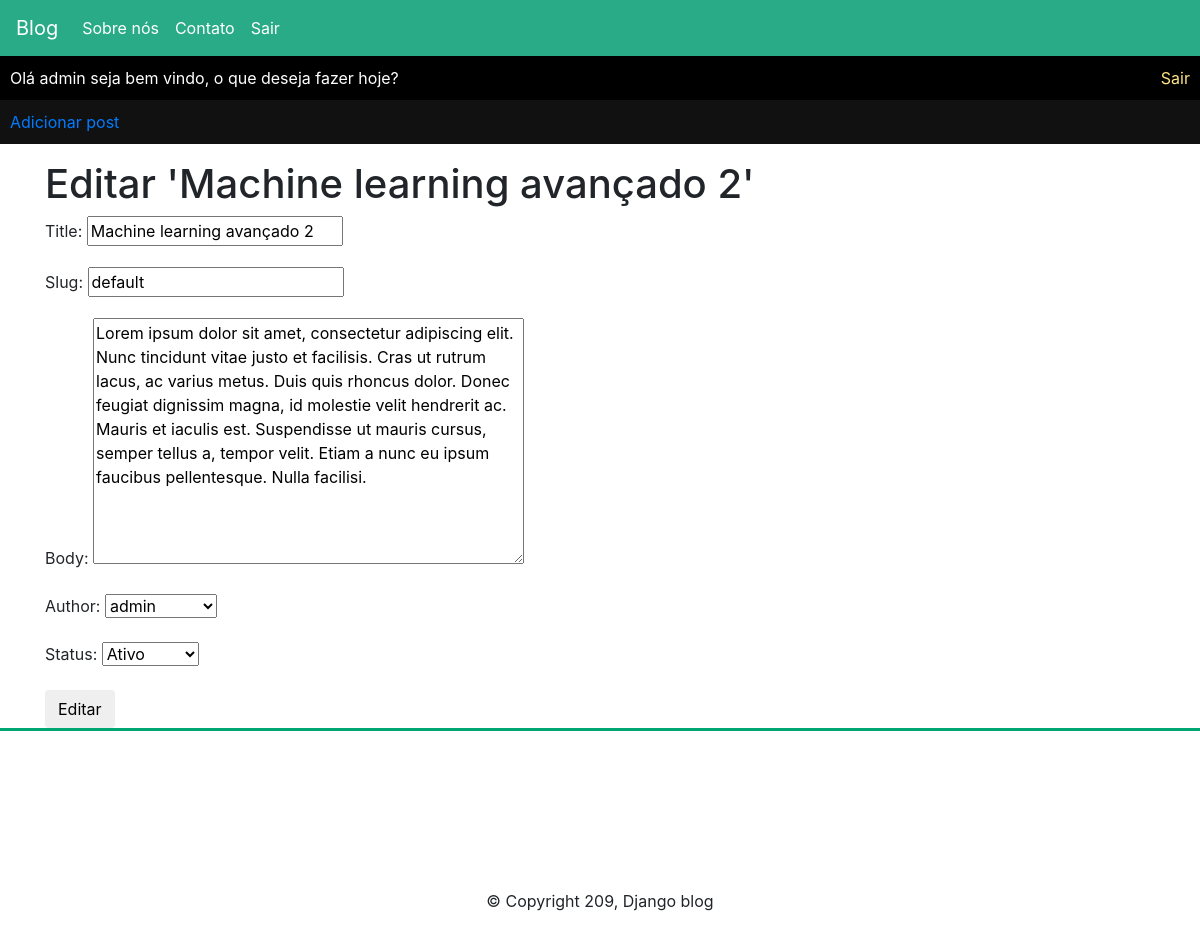
The app's page /editar/11/ (signed in) with its own data.
### blog/models.py (models this page shows, shortened)
class Post(models.Model):
	POST_STATUS = (
		('active', 'Ativo'),
		('draft', 'Rascunho')
	)
	title = models.CharField(max_length=200)
	slug = models.SlugField(max_length=200)
	body = models.TextField()
	author = models.ForeignKey(User, on_delete=models.CASCADE)
	created_at = models.DateField(auto_now_add=True)
	updated_at = models.DateField(auto_now=True)
	status = models.CharField(max_length=15, choices=POST_STATUS)

### blog/views.py (the view)
# urls.py: path('editar/<int:id>/', views.post_update, name='post_update'),
@login_required
def post_update(request, id):
	post = get_object_or_404(Post, pk=id)
	form = PostForm(instance=post)
	if(request.method == 'POST'):
		form = PostForm(request.POST, instance=post)
		if(form.is_valid()):
			post = form.save(commit=False)
			post.title = form.cleaned_data['title']
			post.description = form.cleaned_data['slug']
			post.body = form.cleaned_data['body']
			post.author = form.cleaned_data['author']
			post.status = form.cleaned_data['status']
			post.save()
			return redirect('blog:post_list')
		else:
			return render(request, 'blog/edit_post.html', {'form': form, 'post' : post})
	elif(request.method == 'GET'):
		return render(request, 'blog/edit_post.html', {'form': form, 'post' : post})

### blog/forms.py
class PostForm(ModelForm):
    class Meta:
        model = Post
        fields = ['title', 'slug', 'body', 'author', 'status']

### blog/templates/blog/edit_post.html (shortened to what this page needs)
{% extends 'blog/base.html' %}
{% block content %}
	<div class="container">
		<h1>Editar '{{post.title}}'</h1>
		<div>
            <form action="." method="POST">
                {{ form.as_p }}
                <input type="submit" class="btn btn-default" value="Editar">
            </form>
        </div>
	</div>
{% endblock %}

### blog/templates/blog/base.html (shortened to what this page needs)
{% load static %}
<!DOCTYPE html>
<html lang="en">
<head>
    <link rel="stylesheet" href="https://maxcdn.bootstrapcdn.com/bootstrap/4.0.0/css/bootstrap.min.css">
    <link rel="stylesheet" href="{% static 'css/styles.css' %}">
</head>
<body>
	<nav class="navbar navbar-expand-lg navbar-light">
	  <a class="navbar-brand" href="{% url 'blog:post_list' %}">Blog</a>
	  <div class="collapse navbar-collapse" id="navbarNav">
	    <ul class="navbar-nav">
	      <li class="nav-item">
	        <a class="nav-link" href="{% url 'blog:about' %}">Sobre nós</a>
	      </li>
	      <li class="nav-item">
	        <a class="nav-link" href="{% url 'blog:contact' %}">Contato</a>
				</li>
				{% if user.is_authenticated %}
				<li class="nav-item">
						<a class="nav-link" href="{% url 'logout' %}">Sair</a>
				</li>
				{% else %}
				<li class="nav-item">
						<a class="nav-link" href="{% url 'login' %}">Login</a>
				</li>
				{% endif %}
	    </ul>
	  </div>
	</nav>
    <div class="row">
				{% if user.is_authenticated %}
					<p class="logged-in-p">
						Olá {{ user.username }} seja bem vindo, o que deseja fazer hoje?
						<span class="sair"><a href="{% url 'logout' %}">Sair</a></span>
					</p>
					<div class="submenu-auth">
							<span><a href="{% url 'blog:post_create' %}">Adicionar post</a></span>
					</div>
				{% endif %}
        {% block content %}
        {% endblock %}
		</div>
		<footer>
			<span class="copy">&copy; Copyright 209, Django blog</span>
		</footer>
</body>
</html>

### blog/static/css/styles.css (style rules this page uses)
.row { margin-left: 0; margin-right: 0; }
.navbar { background-color: #29AB87; }
.navbar .navbar-brand { color: #FFF; }
.navbar .nav-item .nav-link { color: #FFF; transition: .5s; }
.submenu-auth { background-color: #111; position: relative; top: -16px; width: 100%; padding: 10px; }
.logged-in-p { background-color: #000; color: #FFF; padding: 10px; width: 100%; }
.logged-in-p span { display: block; float: right; }
.logged-in-p a { color: #ffe484; }
body footer { height: 200px; position: relative; border-top: 3px solid #00A572; }
footer .copy { position: absolute; bottom: 15px; margin: auto; width: 100%; text-align: center; }

### records on screen
Post: title "Machine learning avançado 2", slug "default", body "Lorem ipsum dolor sit amet, consectetur adipiscing elit. Nunc tincidunt vitae justo et facilisis. Cras ut rutrum lacus, ac varius metus. Duis quis rhoncus dolor. Donec feugiat dignissim magna, id molestie velit hendrerit ac. Mauris et iaculis est. Suspendisse ut mauris cursus, semper tellus a, tempor velit. Etiam a nunc eu ipsum faucibus pellentesque. Nulla facilisi.", author "admin", status "Ativo"

### other values on screen
{{ user.username }} "admin"
